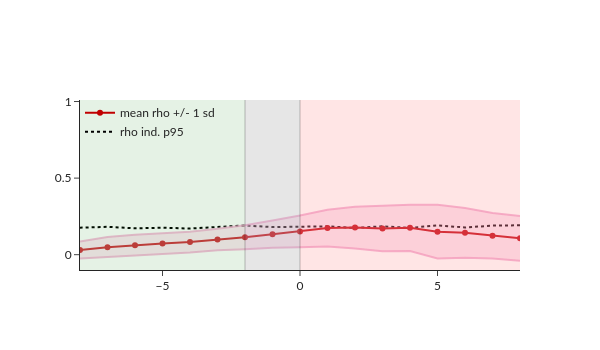

The notebook cell this image was saved under:
### Code cell
# 2 min to run
# GPCCM loop
shifts = torch.arange(-8, 8 + 1, 1)

shift_results_gpccm_GCO2 = torch.zeros(size = (shifts.shape[0], 3))

for i, s in enumerate(shifts):
    print("Shift", s.item())
    GCO2_gpccm_rho_mean, GCO2_gpccm_rho_sd, GCO2_gpccm_rho_ind_p95 =  run_sigGPCCM_experiment(
        causal_x = g_norm.to(device),
        causal_y = co2_norm.to(device),
        sig_filter = sig_filter.to(device),
        sig_shift = s.to(device), # try a different shift
        rbf_scale = RBF_SCALE, 
        noise_scale = NOISE_SCALE_low, # stable 
        n_train = N_TRAIN.to(device),
        device = device)

    shift_results_gpccm_GCO2[i, 0] = GCO2_gpccm_rho_mean
    shift_results_gpccm_GCO2[i, 1] = GCO2_gpccm_rho_sd
    shift_results_gpccm_GCO2[i, 2] = GCO2_gpccm_rho_ind_p95

    print(" ")

vis_synchrony(shift_results_gpccm_GCO2, k, shifts, true_offset, True)

### Figure 1 — Plotly figure (JSON) as saved in the notebook; plotly's stock layout.template omitted (floating-point values rounded to 4 significant figures)
{"data": [{"line": {"color": "black", "dash": "dot"}, "mode": "lines", "name": "rho ind. p95", "type": "scatter", "x": [8, 7, 6, 5, 4, 3, 2, 1, 0, -1, -2, -3, -4, -5, -6, -7, -8], "y": [0.1919, 0.1898, 0.1777, 0.1911, 0.1751, 0.1853, 0.1744, 0.1852, 0.1828, 0.1802, 0.1909, 0.1793, 0.1707, 0.1759, 0.172, 0.182, 0.1763]}, {"line": {"color": "#C00000"}, "mode": "lines+markers", "name": "mean rho +/- 1 sd", "type": "scatter", "x": [8, 7, 6, 5, 4, 3, 2, 1, 0, -1, -2, -3, -4, -5, -6, -7, -8], "y": [0.1066, 0.1231, 0.143, 0.1504, 0.1753, 0.1712, 0.1768, 0.174, 0.1519, 0.1337, 0.1142, 0.09858, 0.0821, 0.07246, 0.06111, 0.0485, 0.03113]}, {"marker": {"color": "rgba(243, 176, 210, 0.8)"}, "mode": "lines", "name": "", "showlegend": false, "type": "scatter", "x": [8, 7, 6, 5, 4, 3, 2, 1, 0, -1, -2, -3, -4, -5, -6, -7, -8], "y": [0.2522, 0.2716, 0.3055, 0.3257, 0.3268, 0.3193, 0.3126, 0.2941, 0.2558, 0.2228, 0.1924, 0.1688, 0.1497, 0.1406, 0.1308, 0.1154, 0.08668]}, {"fill": "tonexty", "fillcolor": "rgba(243, 176, 210, 0.3)", "marker": {"color": "rgba(243, 176, 210, 0.8)"}, "mode": "lines", "name": "", "showlegend": false, "type": "scatter", "x": [8, 7, 6, 5, 4, 3, 2, 1, 0, -1, -2, -3, -4, -5, -6, -7, -8], "y": [-0.03902, -0.02543, -0.01947, -0.02486, 0.0238, 0.02314, 0.04095, 0.05386, 0.04788, 0.04454, 0.03594, 0.02832, 0.01448, 0.004286, -0.008609, -0.01841, -0.02443]}], "layout": {"font": {"family": "Lato"}, "height": 350, "legend": {"bgcolor": "rgba(0,0,0,0)", "x": 0, "y": 1.01}, "shapes": [{"fillcolor": "green", "line": {"width": 0}, "opacity": 0.1, "type": "rect", "x0": -8, "x1": -2, "xref": "x", "y0": 0, "y1": 1, "yref": "y domain"}, {"fillcolor": "grey", "line": {"width": 0}, "opacity": 0.2, "type": "rect", "x0": -2, "x1": 0, "xref": "x", "y0": 0, "y1": 1, "yref": "y domain"}, {"fillcolor": "red", "line": {"width": 0}, "opacity": 0.1, "type": "rect", "x0": 0, "x1": 8, "xref": "x", "y0": 0, "y1": 1, "yref": "y domain"}, {"line": {"color": "black", "width": 0.5}, "opacity": 0.5, "type": "line", "x0": -2, "x1": -2, "xref": "x", "y0": 0, "y1": 1, "yref": "y domain"}, {"line": {"color": "black", "width": 0.5}, "opacity": 0.5, "type": "line", "x0": 0, "x1": 0, "xref": "x", "y0": 0, "y1": 1, "yref": "y domain"}], "title": {"text": ""}, "width": 600, "xaxis": {"range": [-8, 8], "title": {"text": ""}}, "yaxis": {"range": [-0.1, 1.01], "title": {"text": ""}}}}
